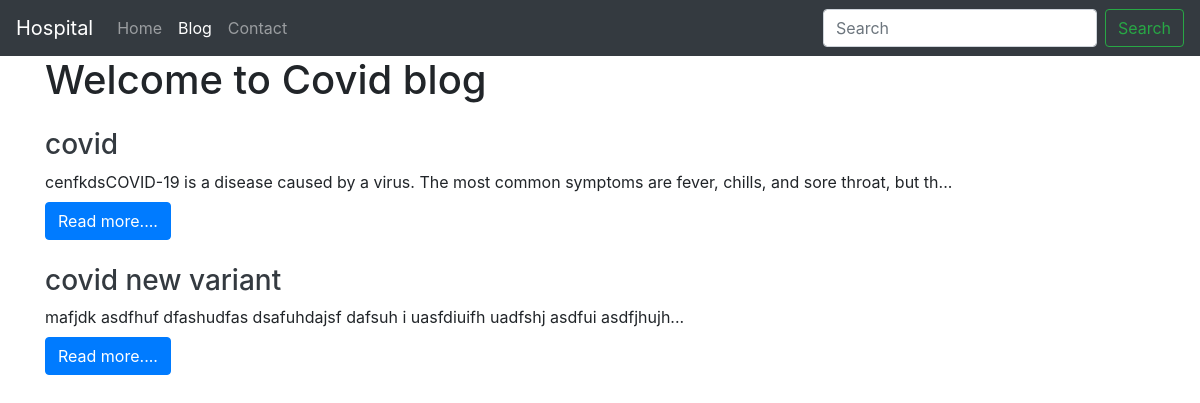
The page /covid/ on the database its author committed.
### home/models.py (models this page shows, shortened)
class Covid(models.Model):
    sno = models.AutoField(primary_key = True)
    title = models.CharField(max_length = 200)
    content = models.TextField()
    slug = models.CharField(max_length = 100)
    time = models.DateTimeField(auto_now_add = True)
    image = models.ImageField(upload_to="Covid/images", default="")

### home/views.py (the view)
# urls.py: path('covid/', views.covid, name='covid'),
def covid(request):
    covids = Covid.objects.all()
    context = {'covids': covids}
    return render(request,'blogcovid.html', context)

### templates/blogcovid.html
{% extends 'base.html' %}
{% block blogactive %}active{% endblock blogactive %}
{% block body %}
<div class="container">
  <h1 class=""my-3">Welcome to Covid blog</h1>
  {% for covid in covids %}
  <div class="my-4">
    <h3 class="text-dark"><a href="/covidpost/{{covid.slug}}" class = "text-dark">{{covid.title}}</a></h3>
    <div class = "my-2">
    {{covid.content|slice:115}}...
    </div>
    <a href="/covidpost/{{covid.slug}}" class = "text-dark"><button class="btn btn-primary">Read more....</button></a>
</div>
{% endfor %}
{% endblock body %}

### rows shown on the page
Covid: title "covid", content "cenfkdsCOVID-19 is a disease caused by a virus. The most common symptoms are fever, chills, and sore throat, but th"
Covid: title "covid new variant", content "mafjdk asdfhuf dfashudfas dsafuhdajsf dafsuh i uasfdiuifh uadfshj asdfui asdfjhujh"
